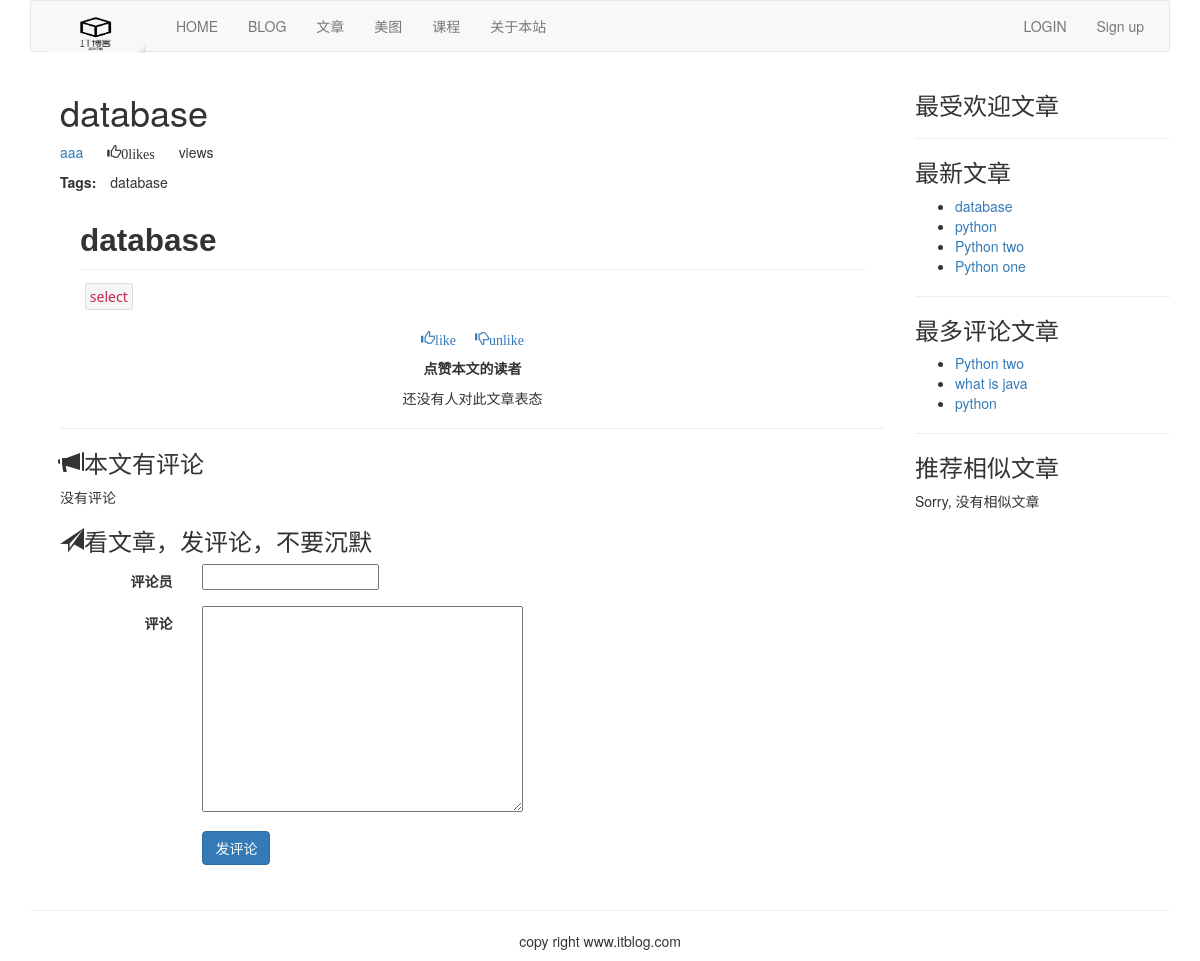
Screenshot of /article/list-article-detail/12/database/ with the database file from the repository.
### article/models.py (models this page shows, shortened)
class ArticlePost(models.Model):
	author = models.ForeignKey(User, on_delete=models.CASCADE, related_name="article")
	title = models.CharField(max_length=200)
	slug = models.SlugField(max_length=500)
	column = models.ForeignKey(ArticleColumn, on_delete=models.CASCADE, related_name="article_column")
	body = models.TextField()
	created = models.DateTimeField(default=timezone.now)
	updated = models.DateTimeField(auto_now=True)
	users_like = models.ManyToManyField(User, related_name="articles_like", blank=True)
	article_tag = models.ManyToManyField(ArticleTag, related_name='article_tag', blank=True)
	class Meta:
		ordering = ("-updated",)
		index_together = (('id', 'slug'),)
	def get_url_path(self):
		return reverse("article:list_article_detail", args=[self.id, self.slug])

class ArticleTag(models.Model):
	author = models.ForeignKey(User, on_delete=models.CASCADE, related_name="tag")
	tag = models.CharField(max_length=500)
	def __str__(self):
		return self.tag

### article/list_views.py (the view)
# urls.py: re_path(r'^article-detail/(?P<id>\d+)/(?P<slug>[-\w]+)/$', views.article_detail, name="article_detail"),
def article_detail(request, id, slug):
	article = get_object_or_404(ArticlePost, id=id, slug=slug)
	total_views = r.incr("article:{}:views".format(article.id))
	r.zincrby('article_ranking', article.id, 1)
	article_ranking = r.zrange('article_ranking', 0, -1, desc=True)[:10]
	article_ranking_ids = [int(id) for id in article_ranking]
	most_viewed = list(ArticlePost.objects.filter(id__in=article_ranking_ids))
	most_viewed.sort(key=lambda x: article_ranking_ids.index(x.id))
	if request.method == "POST":    #①
		comment_form = CommentForm(data=request.POST)
		if comment_form.is_valid():
			new_comment = comment_form.save(commit=False)
			new_comment.article = article
			new_comment.save()
	else:
		comment_form = CommentForm()
	article_tags_ids = article.article_tag.values_list("id", flat=True)
	similar_articles = ArticlePost.objects.filter(article_tag__in=article_tags_ids). exclude(id=article.id)
	similar_articles = similar_articles.annotate(same_tags=Count("article_tag")).order_by ('-same_tags', '-created')[:4]    #③
	return render(request, "article/list/article_detail.html", {"article":article, "total_views":total_views, "most_viewed": most_viewed, "comment_form":comment_form, "similar_articles": similar_articles})

### article/forms.py
class CommentForm(forms.ModelForm):
	class Meta:
		model = Comment
		fields = ("commentator", "body",)

### article/templatetags/article_tags.py (called while the page is built)
@register.inclusion_tag('article/list/latest_articles.html')    #①
def latest_articles(n=5):    #②
	latest_articles = ArticlePost.objects.order_by("-created")[:n]    #③
	return {"latest_articles": latest_articles}    #④

@register.simple_tag    #①
def most_commented_articles(n=3):    #②
	return ArticlePost.objects.annotate(total_comments=Count('comments')).order_by("-total_comments")[:n]    #③

@register.filter(name='markdown')    #①
def markdown_filter(text):    #②
	return mark_safe(markdown.markdown(text))    #③

### templates/article/list/article_detail.html (shortened to what this page needs)
{% extends "base.html" %}
{% load article_tags %}
{% load staticfiles %}
{% block content %}
{% with total_likes=article.users_like.count users_like=article.users_like.all %}
<div class="container">
<div class="col-md-9">
    <header>
        <h1>{{ article.title }}</h1>
        <p>
        <a href="{% url 'article:author_articles' article.author.username %}">
            {{ article.author.username }}
        </a>
        <span style="margin-left:20px" class="glyphicon glyphicon-thumbs-up">{{ total_likes }}like{{ total_likes | pluralize }}</span>
        <span style="margin-left: 20px">{{ total_views }}view{{ total_views | pluralize }}</span>
        </p>
        <p> <span style="margin-right: 10px"><strong>Tags:</strong></span> {{ article.article_tag.all | join:", "}}</p>
    </header>
    <link rel="stylesheet" href="{% static 'editor/css/editormd.preview.css' %}" />
    <div id='editormd-view'>
{{ article.body | markdown }}
    </div>
    <div>
        <p class="text-center">
            <a onclick="like_article({{article.id}}, 'like')" href="#"><span class="glyphicon glyphicon-thumbs-up">like</span></a>
            <a onclick="like_article({{article.id}}, 'unlike')" href="#"><span style="margin-left: 15px;" class="glyphicon glyphicon-thumbs-down">unlike</span></a>
        </p>
    </div>
    <div>
        <p class="text-center"><strong>点赞本文的读者</strong></p>
        {% for user in article.users_like.all %}
        <p class="text-center">{{ user.username }}</p>
        {% empty %}
        <p class="text-center">还没有人对此文章表态</p>
        {% endfor %}
    </div>
    <hr>
    <div>
        <h3><span class="glyphicon glyphicon-bullhorn"></span>本文有{{ comments.count }}评论</h3>
        {% for comment in article.comments.all %}
        <div>
            <p><strong>{{ comment.commentator }}</strong>说：</p>
            <p style="margin-left:40px;">{{ comment.body }}</p>
        </div>
        {% empty %}
        <p>没有评论</p>
        {% endfor %}
        <h3><span class="glyphicon glyphicon-send"></span>看文章，发评论，不要沉默</h3>
        <form action="." method="post" class="form-horizontal" role="form">{% csrf_token %}
            <div class="form-group">
                <label for="inputEmail3" class="col-sm-2 control-label">评论员</label>
                <div class="col-sm-10">
                    {{ comment_form.commentator}}
                </div>
            </div>
            <div class="form-group">
                <label for="inputEmail3" class="col-sm-2 control-label">评论</label>
                <div class="col-sm-10">
                    {{ comment_form.body }}
                </div>
            </div>
            <div class="form-group">
                <div class="col-sm-offset-2 col-sm-10">
                    <p><input type="submit" name="" value="发评论" class="btn btn-primary"></p>
                </div>
            </div>
        </form>
    </div>
</div>
<div class="col-md-3">
        <p class="text-center"><h3>最受欢迎文章</h3></p>
        <hr>
        <p class="text-center"><h3>最新文章</h3></p>
        {% latest_articles 4 %}
        <hr>
        <p class="text-center"><h3>最多评论文章</h3></p>
        {% most_commented_articles as most_comments %}
        <ul>
        {% for comment_article in most_comments %}
        <li>
            <a href="{{comment_article.get_url_path}}">{{ comment_article.title }}</a>
        </li>
        {% endfor %}
        </ul>
        <hr>
        <p class="text-center"><h3>推荐相似文章</h3></p>
        {% for similar in similar_articles %}
            <p><a href="{{ similar.get_url_path }}">{{ similar.title }}</a></p>
        {% empty %}
           <p>Sorry, 没有相似文章</p>
        {% endfor %}
</div>
</div>
{% endwith %}
{% endblock %}

### templates/article/list/latest_articles.html
<ul>
    {% for article in latest_articles %}
    <li>
        <a href="{{ article.get_url_path }}">{{ article.title }}</a>
    </li>
    {% endfor %}
</ul>

### static/editor/css/editormd.preview.css (style rules this page uses)
.markdown-body { -ms-text-size-adjust: 100%; -webkit-text-size-adjust: 100%; color: #333; overflow: hidden; font-family: "Microsoft YaHei", Helvetica, "Meiryo UI", "Malgun Gothic", "Segoe UI", "Trebuchet MS", "Monaco", monospace, Tahoma, STXihei, "华文细黑", STHeiti, "Helvetica Neue", "Droid Sans", "wenquanyi micro hei", FreeSans, Arimo, Arial, SimSun, "宋体", Heiti, "黑体", sans-serif; font-size: 16px; line-height: 1.6; word-wrap: break-word; }
.markdown-body h1 { font-size: 2em; margin: 0.67em 0; }
.markdown-body code, .markdown-body kbd, .markdown-body pre { font-family: "Meiryo UI", "YaHei Consolas Hybrid", Consolas, "Malgun Gothic", "Segoe UI", "Trebuchet MS", Helvetica, monospace, monospace; font-size: 1em; }
.markdown-body * { -moz-box-sizing: border-box; box-sizing: border-box; }
.markdown-body h1, .markdown-body h2, .markdown-body h3, .markdown-body h4, .markdown-body h5, .markdown-body h6 { margin-top: 15px; margin-bottom: 15px; line-height: 1.1; }
.markdown-body h1 { font-size: 30px; }
.markdown-body code { font-family: Consolas, "Liberation Mono", Menlo, Courier, monospace; font-size: 12px; }
.markdown-body > *:first-child { margin-top: 0 !important; }
.markdown-body > *:last-child { margin-bottom: 0 !important; }
.markdown-body h1, .markdown-body h2, .markdown-body h3, .markdown-body h4, .markdown-body h5, .markdown-body h6 { position: relative; margin-top: 1em; margin-bottom: 16px; font-weight: bold; line-height: 1.4; }
.markdown-body h1 { padding-bottom: 0.3em; font-size: 2.25em; line-height: 1.2; border-bottom: 1px solid #eee; }
.markdown-body p, .markdown-body blockquote, .markdown-body ul, .markdown-body ol, .markdown-body dl, .markdown-body table, .markdown-body pre { margin-top: 0; margin-bottom: 16px; }
.markdown-body code { padding: 0; padding-top: 0.2em; padding-bottom: 0.2em; margin: 0; font-size: 85%; background-color: rgba(0, 0, 0, 0.04); border-radius: 3px; }
.markdown-body code:before, .markdown-body code:after { letter-spacing: -0.2em; content: "\00a0"; }
.editormd-preview-container, .editormd-html-preview { text-align: left; font-size: 14px; line-height: 1.6; padding: 20px; overflow: auto; width: 100%; background-color: #fff; }
.editormd-preview-container p code, .editormd-html-preview p code { margin-left: 5px; margin-right: 4px; }
.editormd-preview-container code, .editormd-html-preview code { border: 1px solid #ddd; background: #f6f6f6; padding: 3px; border-radius: 3px; font-size: 14px; }
.editormd-preview-container pre, .editormd-preview-container code, .editormd-preview-container kbd, .editormd-html-preview pre, .editormd-html-preview code, .editormd-html-preview kbd { font-family: "YaHei Consolas Hybrid", Consolas, "Meiryo UI", "Malgun Gothic", "Segoe UI", "Trebuchet MS", Helvetica, monospace, monospace; }

### rows the page displays
ArticlePost: title "database", author.username "aaa", article_tag.all "database", body "database select"
ArticlePost: title "python"
ArticlePost: title "Python two"
ArticlePost: title "Python one"
ArticlePost: title "what is java"

### other values shown
{{ total_likes }} "0"
{{ total_likes | pluralize }} "s"
{{ total_views | pluralize }} "s"
